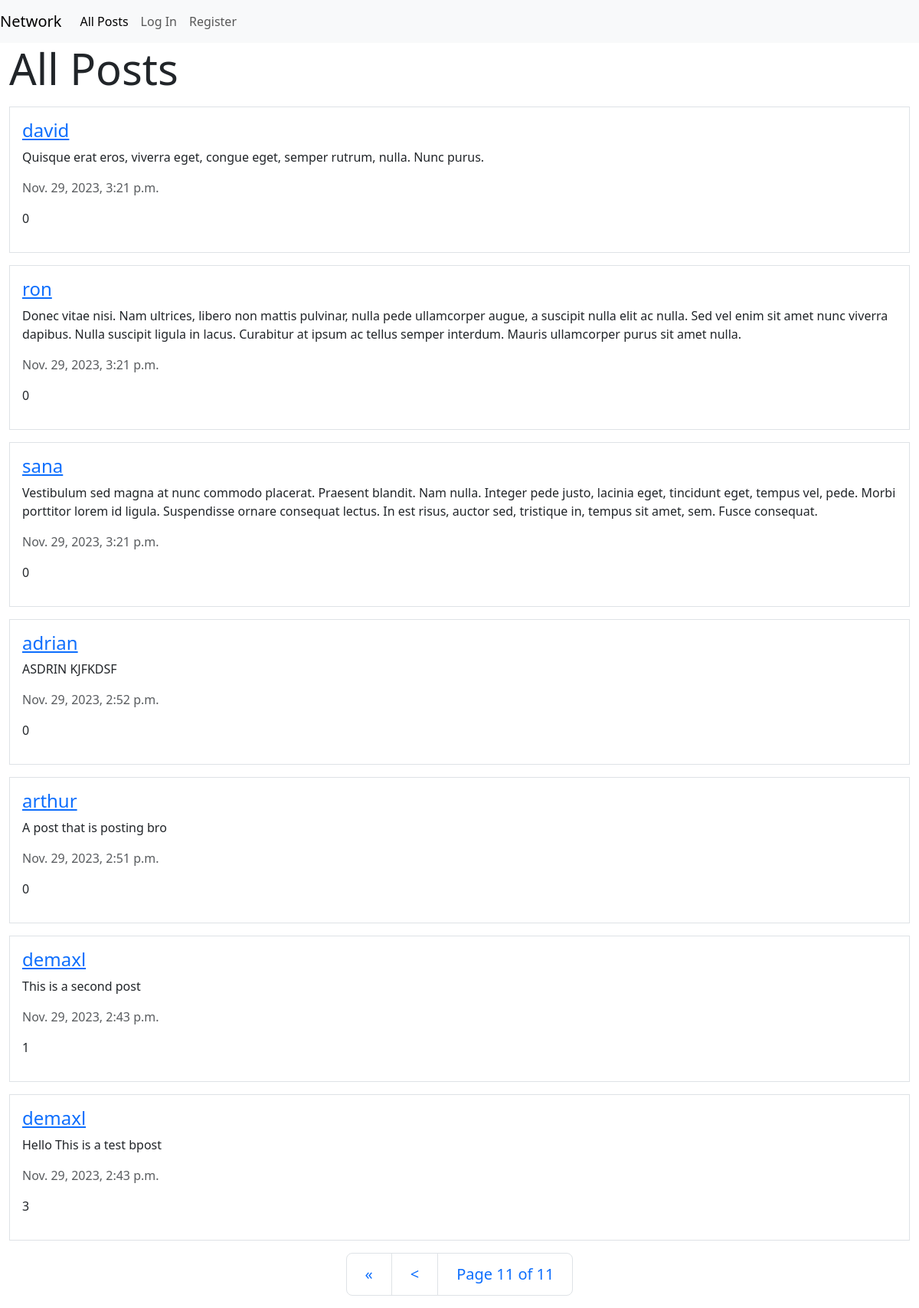
Page /?page=11 on the committed database.
### network/models.py (models this page shows, shortened)
class Post(models.Model):
    poster = models.ForeignKey(User, on_delete=models.CASCADE, related_name="posts")
    body = models.TextField(max_length=1000)
    date_time = models.DateTimeField(auto_now_add=True)
    likes = models.ManyToManyField(User, related_name="liked_posts", blank=True)

class User(AbstractUser):
    def follow(self, user):
        Follow.objects.create(follower=self, following=user)

### network/views.py (the view, shortened to what this page needs)
# urls.py: path("", views.index, name="index"),
def index(request):
    return render(request, "network/index.html", {
        "page_obj": paginate(request, Post.objects.all().order_by("-date_time")),
        "headline": "All Posts"
    })

### network/views.py (called while the page is built)
def paginate(request, queryset):
    p = Paginator(queryset, 10)
    page_num = request.GET.get("page", 1)
    page_obj = p.get_page(page_num)
    return page_obj

### network/templates/network/index.html (shortened to what this page needs)
{% extends "network/layout.html" %}
{% block body %}
    <div class="container-fluid">
        <h1 class="display-4">{{ headline }}</h1>
        <div>
            {% for post in page_obj.object_list %}
                {% with post=post user=user counter=forloop.counter %}
                    {% include "network/post.html" with post=post user=user counter=counter %}
                {% endwith %}
            {% endfor %}
        </div>
        {% include "network/pagination.html" %}
    </div>
{% endblock %}

### network/templates/network/post.html (shortened to what this page needs)
<div class="border my-3 p-3 post-container" data-post-id={{post.id}} id="post-{{ post.id }}">
    <h4 class="post-poster"><a href="{% url 'profile' post.poster %}">{{ post.poster }}</a></h4>
    <p class='post-body'>{{ post.body}} </p>
    <p class="text-muted">{{ post.date_time }}</p>
    <p>
        {{ post.likes.count }}
    </p>
</div>

### rows in the picture
Post: poster "david", body "Quisque erat eros, viverra eget, congue eget, semper rutrum, nulla. Nunc purus.", date_time "Nov. 29, 2023, 3:21 p.m.", likes.count "0"
Post: poster "ron", body "Donec vitae nisi. Nam ultrices, libero non mattis pulvinar, nulla pede ullamcorper augue, a suscipit nulla elit ac nulla. Sed vel enim sit amet nunc viverra dapibus. Nulla suscipit ligula in lacus. Curabitur at ipsum ac tellus semper interdum. Mauris ullamcorper purus sit amet nulla.", date_time "Nov. 29, 2023, 3:21 p.m.", likes.count "0"
Post: poster "sana", body "Vestibulum sed magna at nunc commodo placerat. Praesent blandit. Nam nulla. Integer pede justo, lacinia eget, tincidunt eget, tempus vel, pede. Morbi porttitor lorem id ligula. Suspendisse ornare consequat lectus. In est risus, auctor sed, tristique in, tempus sit amet, sem. Fusce consequat.", date_time "Nov. 29, 2023, 3:21 p.m.", likes.count "0"
Post: poster "adrian", body "ASDRIN KJFKDSF", date_time "Nov. 29, 2023, 2:52 p.m.", likes.count "0"
Post: poster "arthur", body "A post that is posting bro", date_time "Nov. 29, 2023, 2:51 p.m.", likes.count "0"
Post: poster "demaxl", body "This is a second post", date_time "Nov. 29, 2023, 2:43 p.m.", likes.count "1"
Post: poster "demaxl", body "Hello This is a test bpost", date_time "Nov. 29, 2023, 2:43 p.m.", likes.count "3"

### other values in the picture
{{ headline }} "All Posts"
{{ page_obj.number }} "11"
{{ page_obj.paginator.num_pages }} "11"
